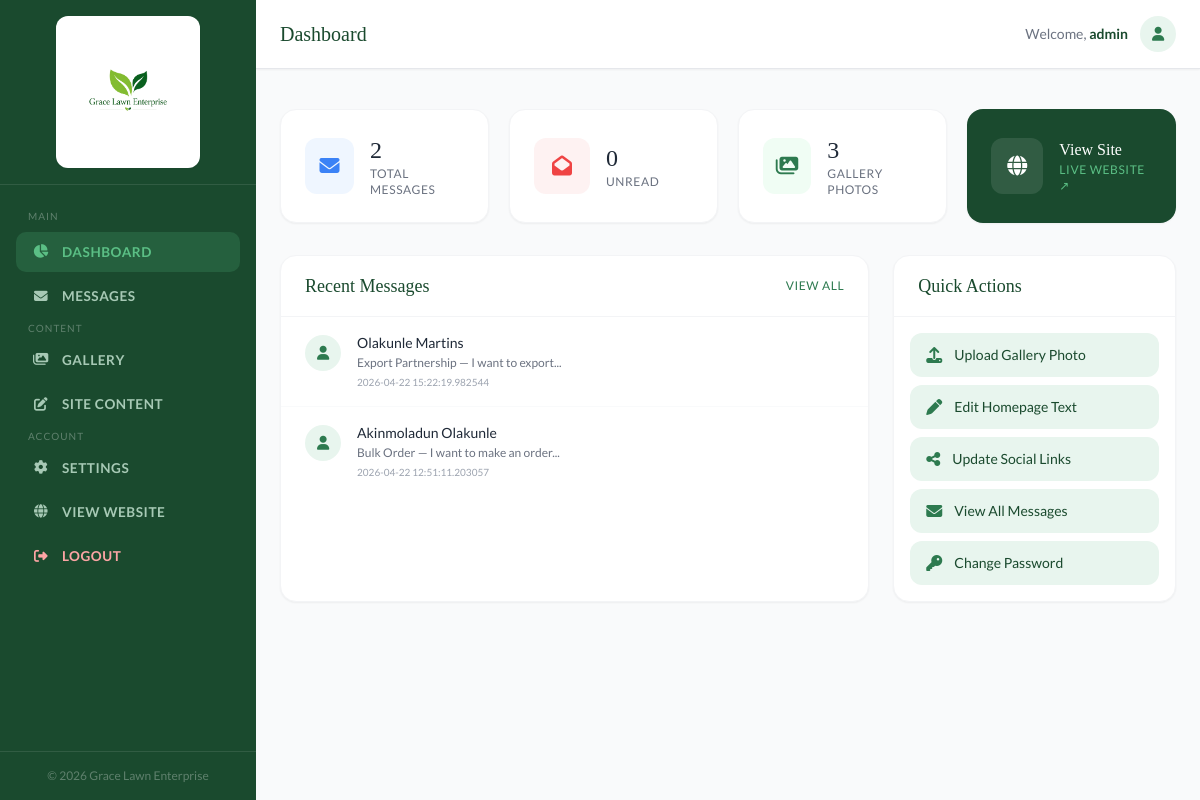
Screenshot of /admin/dashboard (signed in) with the database file from the repository.
### app/models.py (models this page shows, shortened)
class AdminUser(UserMixin, db.Model):
    id = db.Column(db.Integer, primary_key=True)
    username = db.Column(db.String(120), unique=True, nullable=False)
    password_hash = db.Column(db.String(255), nullable=False)

class Message(db.Model):
    id = db.Column(db.Integer, primary_key=True)
    first_name = db.Column(db.String(120))
    last_name = db.Column(db.String(120))
    email = db.Column(db.String(120))
    phone = db.Column(db.String(50))
    subject = db.Column(db.String(200))
    message = db.Column(db.Text)
    read = db.Column(db.Boolean, default=False)
    date = db.Column(db.DateTime, default=datetime.utcnow)

### app/blueprints/admin.py (the view)
@admin.route('/')
@admin.route('/dashboard')
@login_required
def dashboard():
    gallery = GalleryItem.query.all()
    messages = Message.query.order_by(Message.id.desc()).all()
    unread = Message.query.filter_by(read=False).count()
    return render_template('admin/dashboard.html',
        total_messages=len(messages),
        unread_messages=unread,
        total_gallery=len(gallery),
        recent_messages=messages[:5]
    )

### app/models.py (called while the page is built)
@login_manager.user_loader
def load_user(user_id):
    return AdminUser.query.get(int(user_id))

### app/templates/admin/dashboard.html (shortened to what this page needs)
{% extends "admin/base.html" %}
{% block page_title %}Dashboard{% endblock %}
{% block content %}
<div class="grid grid-cols-1 sm:grid-cols-2 lg:grid-cols-4 gap-5 mb-8">
  <div class="bg-white rounded-2xl p-6 shadow-sm border border-gray-100 flex items-center gap-4">
    <div class="w-13 h-13 rounded-xl bg-blue-50 flex items-center justify-center w-14 h-14">
      <i class="fas fa-envelope text-blue-500 text-xl"></i>
    </div>
    <div>
      <p class="text-2xl font-display font-700 text-gray-800">{{ total_messages }}</p>
      <p class="text-xs text-gray-500 uppercase tracking-wider font-700">Total Messages</p>
    </div>
  </div>
  <div class="bg-white rounded-2xl p-6 shadow-sm border border-gray-100 flex items-center gap-4">
    <div class="w-14 h-14 rounded-xl bg-red-50 flex items-center justify-center">
      <i class="fas fa-envelope-open text-red-500 text-xl"></i>
    </div>
    <div>
      <p class="text-2xl font-display font-700 text-gray-800">{{ unread_messages }}</p>
      <p class="text-xs text-gray-500 uppercase tracking-wider font-700">Unread</p>
    </div>
  </div>
  <div class="bg-white rounded-2xl p-6 shadow-sm border border-gray-100 flex items-center gap-4">
    <div class="w-14 h-14 rounded-xl bg-green-50 flex items-center justify-center">
      <i class="fas fa-images text-mid-green text-xl"></i>
    </div>
    <div>
      <p class="text-2xl font-display font-700 text-gray-800">{{ total_gallery }}</p>
      <p class="text-xs text-gray-500 uppercase tracking-wider font-700">Gallery Photos</p>
    </div>
  </div>
  <a href="{{ url_for('main.index') }}" target="_blank" class="bg-deep-green rounded-2xl p-6 shadow-sm flex items-center gap-4 hover:bg-mid-green transition-colors">
    <div class="w-14 h-14 rounded-xl bg-white/10 flex items-center justify-center">
      <i class="fas fa-globe text-white text-xl"></i>
    </div>
    <div>
      <p class="text-white font-display font-700 text-base">View Site</p>
      <p class="text-light-green text-xs uppercase tracking-wider font-700">Live Website ↗</p>
    </div>
  </a>
</div>
<div class="grid lg:grid-cols-3 gap-6">
  <div class="lg:col-span-2 bg-white rounded-2xl shadow-sm border border-gray-100 overflow-hidden">
    <div class="px-6 py-4 border-b border-gray-100 flex items-center justify-between">
      <h2 class="font-display text-lg font-700 text-deep-green">Recent Messages</h2>
      <a href="{{ url_for('admin.messages') }}" class="text-xs text-mid-green font-700 uppercase tracking-wider hover:underline">View All</a>
    </div>
    {% if recent_messages %}
    <div class="divide-y divide-gray-50">
      {% for msg in recent_messages %}
      <a href="{{ url_for('admin.messages') }}" class="flex items-start gap-4 px-6 py-4 hover:bg-pale-green transition-colors block">
        <div class="w-9 h-9 rounded-full bg-pale-green flex items-center justify-center shrink-0 mt-0.5">
          <i class="fas fa-user text-mid-green text-sm"></i>
        </div>
        <div class="flex-1 min-w-0">
          <div class="flex items-center gap-2 mb-0.5">
            <p class="font-700 text-gray-800 text-sm truncate">{{ msg.first_name }} {{ msg.last_name }}</p>
          </div>
          <p class="text-xs text-gray-500 truncate">{{ msg.subject or 'No subject' }} — {{ msg.message[:60] }}...</p>
          <p class="text-[10px] text-gray-400 mt-1">{{ msg.date }}</p>
        </div>
      </a>
      {% endfor %}
    </div>
    {% else %}
    <div class="px-6 py-12 text-center text-gray-400">
      <i class="fas fa-inbox text-3xl mb-3 block opacity-30"></i>
      <p class="text-sm">No messages yet</p>
    </div>
    {% endif %}
  </div>
  <div class="bg-white rounded-2xl shadow-sm border border-gray-100 overflow-hidden">
    <div class="px-6 py-4 border-b border-gray-100">
      <h2 class="font-display text-lg font-700 text-deep-green">Quick Actions</h2>
    </div>
    <div class="p-4 space-y-2">
      <a href="{{ url_for('admin.gallery') }}" class="flex items-center gap-3 bg-pale-green hover:bg-green-100 rounded-xl px-4 py-3 transition-colors">
        <i class="fas fa-upload text-mid-green"></i>
        <span class="text-sm font-700 text-deep-green">Upload Gallery Photo</span>
      </a>
      <a href="{{ url_for('admin.content') }}" class="flex items-center gap-3 bg-pale-green hover:bg-green-100 rounded-xl px-4 py-3 transition-colors">
        <i class="fas fa-pen text-mid-green"></i>
        <span class="text-sm font-700 text-deep-green">Edit Homepage Text</span>
      </a>
      <a href="{{ url_for('admin.content') }}#social" class="flex items-center gap-3 bg-pale-green hover:bg-green-100 rounded-xl px-4 py-3 transition-colors">
        <i class="fas fa-share-nodes text-mid-green"></i>
        <span class="text-sm font-700 text-deep-green">Update Social Links</span>
      </a>
      <a href="{{ url_for('admin.messages') }}" class="flex items-center gap-3 bg-pale-green hover:bg-green-100 rounded-xl px-4 py-3 transition-colors">
        <i class="fas fa-envelope text-mid-green"></i>
        <span class="text-sm font-700 text-deep-green">View All Messages</span>
      </a>
      <a href="{{ url_for('admin.settings') }}" class="flex items-center gap-3 bg-pale-green hover:bg-green-100 rounded-xl px-4 py-3 transition-colors">
        <i class="fas fa-key text-mid-green"></i>
        <span class="text-sm font-700 text-deep-green">Change Password</span>
      </a>
    </div>
  </div>
</div>
{% endblock %}

### app/templates/admin/base.html (shortened to what this page needs)
<!DOCTYPE html>
<html lang="en">
<head>
  <script src="https://cdn.tailwindcss.com"></script>
  <link rel="stylesheet" href="https://cdnjs.cloudflare.com/ajax/libs/font-awesome/6.5.0/css/all.min.css"/>
</head>
<body class="bg-gray-50 min-h-screen">
<aside id="sidebar" class="w-64 bg-deep-green min-h-screen flex flex-col fixed top-0 left-0 bottom-0 z-50 md:z-30">
  <div class="p-4 border-b border-white/10 flex justify-center">
    <a href="{{ url_for('main.index') }}" target="_blank">
      <div class="bg-white rounded-xl px-6 py-7 shadow-sm flex items-center justify-center">
        <img
          src="{{ url_for('static', filename='img/GraceLawn.png') }}"
          alt="Grace Lawn"
          class="h-24 w-auto object-contain"
        />
      </div>
    </a>
  </div>
  <nav class="flex-1 p-4 space-y-1 overflow-y-auto">
    <p class="text-[10px] text-white/30 uppercase tracking-widest px-3 mb-2 mt-2">Main</p>
    <a href="{{ url_for('admin.dashboard') }}" class="sidebar-link {% if request.endpoint == 'admin.dashboard' %}active{% endif %}">
      <i class="fas fa-chart-pie"></i> Dashboard
    </a>
    <a href="{{ url_for('admin.messages') }}" class="sidebar-link {% if request.endpoint in ['admin.messages','admin.read_message'] %}active{% endif %}">
      <i class="fas fa-envelope"></i> Messages
      {% set unread = unread_count|default(0) %}
    </a>
    <p class="text-[10px] text-white/30 uppercase tracking-widest px-3 mb-2 mt-4">Content</p>
    <a href="{{ url_for('admin.gallery') }}" class="sidebar-link {% if request.endpoint == 'admin.gallery' %}active{% endif %}">
      <i class="fas fa-images"></i> Gallery
    </a>
    <a href="{{ url_for('admin.content') }}" class="sidebar-link {% if request.endpoint == 'admin.content' %}active{% endif %}">
      <i class="fas fa-pen-to-square"></i> Site Content
    </a>
    <p class="text-[10px] text-white/30 uppercase tracking-widest px-3 mb-2 mt-4">Account</p>
    <a href="{{ url_for('admin.settings') }}" class="sidebar-link {% if request.endpoint == 'admin.settings' %}active{% endif %}">
      <i class="fas fa-gear"></i> Settings
    </a>
    <a href="{{ url_for('main.index') }}" target="_blank" class="sidebar-link">
      <i class="fas fa-globe"></i> View Website
    </a>
    <a href="{{ url_for('admin.logout') }}" class="sidebar-link text-red-300 hover:text-red-200 hover:bg-red-500/10 mt-4">
      <i class="fas fa-right-from-bracket"></i> Logout
    </a>
  </nav>
  <div class="p-4 border-t border-white/10 text-xs text-white/30 text-center">
    &copy; 2026 Grace Lawn Enterprise
  </div>
</aside>
<div class="md:ml-64 flex flex-col min-h-screen">
  <header class="bg-white border-b border-gray-200 px-6 py-4 flex items-center justify-between sticky top-0 z-20 shadow-sm">
    <div class="flex items-center gap-4">
      <h1 class="font-display text-xl font-700 text-deep-green">{% block page_title %}Dashboard{% endblock %}</h1>
    </div>
    <div class="flex items-center gap-3">
      <span class="text-sm text-gray-500 font-body hidden sm:block">Welcome, <strong class="text-deep-green">{{ current_user.username }}</strong></span>
      <div class="w-9 h-9 rounded-full bg-pale-green flex items-center justify-center">
        <i class="fas fa-user text-mid-green text-sm"></i>
      </div>
    </div>
  </header>
  <div class="px-6 pt-4">
  </div>
  <main class="flex-1 p-6">
    {% block content %}{% endblock %}
  </main>
</div>
</body>
</html>

### app/templates/admin/base.html (style rules this page uses)
body { font-family:'Lato',sans-serif; }
.sidebar-link { display:flex; align-items:center; gap:12px; padding:10px 16px; border-radius:10px; font-size:.85rem; font-weight:700; letter-spacing:.04em; text-transform:uppercase; transition:background .2s,color .2s; color:#a7c9b5; }
.sidebar-link.active { background:rgba(91,191,133,.18); color:#5bbf85; }
.sidebar-link i { width:18px; text-align:center; }
#sidebar { transition: transform .3s cubic-bezier(.4,0,.2,1); }

### rows the page displays
AdminUser: username "admin"
Message: first_name "Olakunle", last_name "Martins", subject "Export Partnership", message "I want to export", date "2026-04-22 15:22:19.982544"
Message: first_name "Akinmoladun", last_name "Olakunle", subject "Bulk Order", message "I want to make an order", date "2026-04-22 12:51:11.203057"

### other values shown
{{ total_messages }} "2"
{{ unread_messages }} "0"
{{ total_gallery }} "3"
